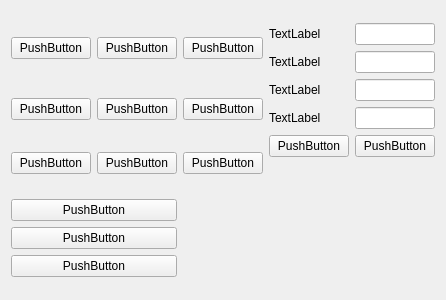
<?xml version="1.0" encoding="UTF-8"?>
<ui version="4.0">
 <class>MainWindow</class>
 <widget class="QMainWindow" name="MainWindow">
  <property name="geometry">
   <rect>
    <x>0</x>
    <y>0</y>
    <width>400</width>
    <height>300</height>
   </rect>
  </property>
  <property name="windowTitle">
   <string>MainWindow</string>
  </property>
  <widget class="QWidget" name="centralWidget">
   <layout class="QGridLayout" name="gridLayout">
    <item row="0" column="3" rowspan="3">
     <layout class="QFormLayout" name="formLayout">
      <item row="0" column="0">
       <widget class="QLabel" name="label">
        <property name="text">
         <string>TextLabel</string>
        </property>
       </widget>
      </item>
      <item row="1" column="0">
       <widget class="QLabel" name="label_2">
        <property name="text">
         <string>TextLabel</string>
        </property>
       </widget>
      </item>
      <item row="2" column="0">
       <widget class="QLabel" name="label_3">
        <property name="text">
         <string>TextLabel</string>
        </property>
       </widget>
      </item>
      <item row="3" column="0">
       <widget class="QLabel" name="label_4">
        <property name="text">
         <string>TextLabel</string>
        </property>
       </widget>
      </item>
      <item row="0" column="1">
       <widget class="QLineEdit" name="lineEdit"/>
      </item>
      <item row="1" column="1">
       <widget class="QLineEdit" name="lineEdit_2"/>
      </item>
      <item row="2" column="1">
       <widget class="QLineEdit" name="lineEdit_3"/>
      </item>
      <item row="3" column="1">
       <widget class="QLineEdit" name="lineEdit_4"/>
      </item>
      <item row="4" column="0">
       <widget class="QPushButton" name="pushButton_10">
        <property name="text">
         <string>PushButton</string>
        </property>
       </widget>
      </item>
      <item row="4" column="1">
       <widget class="QPushButton" name="pushButton_11">
        <property name="text">
         <string>PushButton</string>
        </property>
       </widget>
      </item>
     </layout>
    </item>
    <item row="1" column="2">
     <widget class="QPushButton" name="pushButton_6">
      <property name="text">
       <string>PushButton</string>
      </property>
     </widget>
    </item>
    <item row="1" column="0">
     <widget class="QPushButton" name="pushButton_8">
      <property name="text">
       <string>PushButton</string>
      </property>
     </widget>
    </item>
    <item row="2" column="0">
     <widget class="QPushButton" name="pushButton_9">
      <property name="text">
       <string>PushButton</string>
      </property>
     </widget>
    </item>
    <item row="0" column="2">
     <widget class="QPushButton" name="pushButton">
      <property name="text">
       <string>PushButton</string>
      </property>
     </widget>
    </item>
    <item row="2" column="2">
     <widget class="QPushButton" name="pushButton_2">
      <property name="text">
       <string>PushButton</string>
      </property>
     </widget>
    </item>
    <item row="0" column="1">
     <widget class="QPushButton" name="pushButton_3">
      <property name="text">
       <string>PushButton</string>
      </property>
     </widget>
    </item>
    <item row="1" column="1">
     <widget class="QPushButton" name="pushButton_5">
      <property name="text">
       <string>PushButton</string>
      </property>
     </widget>
    </item>
    <item row="0" column="0">
     <widget class="QPushButton" name="pushButton_7">
      <property name="text">
       <string>PushButton</string>
      </property>
     </widget>
    </item>
    <item row="2" column="1">
     <widget class="QPushButton" name="pushButton_4">
      <property name="text">
       <string>PushButton</string>
      </property>
     </widget>
    </item>
    <item row="3" column="0" colspan="2">
     <layout class="QVBoxLayout" name="verticalLayout">
      <item>
       <widget class="QPushButton" name="pushButton_13">
        <property name="text">
         <string>PushButton</string>
        </property>
       </widget>
      </item>
      <item>
       <widget class="QPushButton" name="pushButton_14">
        <property name="text">
         <string>PushButton</string>
        </property>
       </widget>
      </item>
      <item>
       <widget class="QPushButton" name="pushButton_12">
        <property name="text">
         <string>PushButton</string>
        </property>
       </widget>
      </item>
     </layout>
    </item>
   </layout>
  </widget>
 </widget>
 <layoutdefault spacing="6" margin="11"/>
 <resources/>
 <connections/>
</ui>
